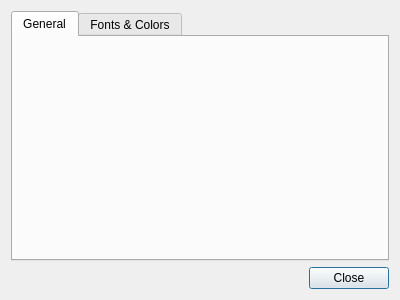
<?xml version="1.0" encoding="UTF-8"?>
<ui version="4.0">
 <class>PreferencesWindow</class>
 <widget class="QDialog" name="PreferencesWindow">
  <property name="geometry">
   <rect>
    <x>0</x>
    <y>0</y>
    <width>400</width>
    <height>300</height>
   </rect>
  </property>
  <property name="windowTitle">
   <string>Preferences - Gafeo</string>
  </property>
  <layout class="QVBoxLayout" name="verticalLayout">
   <item>
    <widget class="QTabWidget" name="tabWidget">
     <property name="currentIndex">
      <number>0</number>
     </property>
     <widget class="QWidget" name="tab">
      <attribute name="title">
       <string>General</string>
      </attribute>
     </widget>
     <widget class="QWidget" name="tab_2">
      <attribute name="title">
       <string>Fonts &amp;&amp; Colors</string>
      </attribute>
     </widget>
    </widget>
   </item>
   <item>
    <widget class="QDialogButtonBox" name="buttonBox">
     <property name="orientation">
      <enum>Qt::Horizontal</enum>
     </property>
     <property name="standardButtons">
      <set>QDialogButtonBox::Close</set>
     </property>
    </widget>
   </item>
  </layout>
 </widget>
 <resources/>
 <connections>
  <connection>
   <sender>buttonBox</sender>
   <signal>accepted()</signal>
   <receiver>PreferencesWindow</receiver>
   <slot>accept()</slot>
   <hints>
    <hint type="sourcelabel">
     <x>248</x>
     <y>254</y>
    </hint>
    <hint type="destinationlabel">
     <x>157</x>
     <y>274</y>
    </hint>
   </hints>
  </connection>
  <connection>
   <sender>buttonBox</sender>
   <signal>rejected()</signal>
   <receiver>PreferencesWindow</receiver>
   <slot>reject()</slot>
   <hints>
    <hint type="sourcelabel">
     <x>316</x>
     <y>260</y>
    </hint>
    <hint type="destinationlabel">
     <x>286</x>
     <y>274</y>
    </hint>
   </hints>
  </connection>
 </connections>
</ui>
